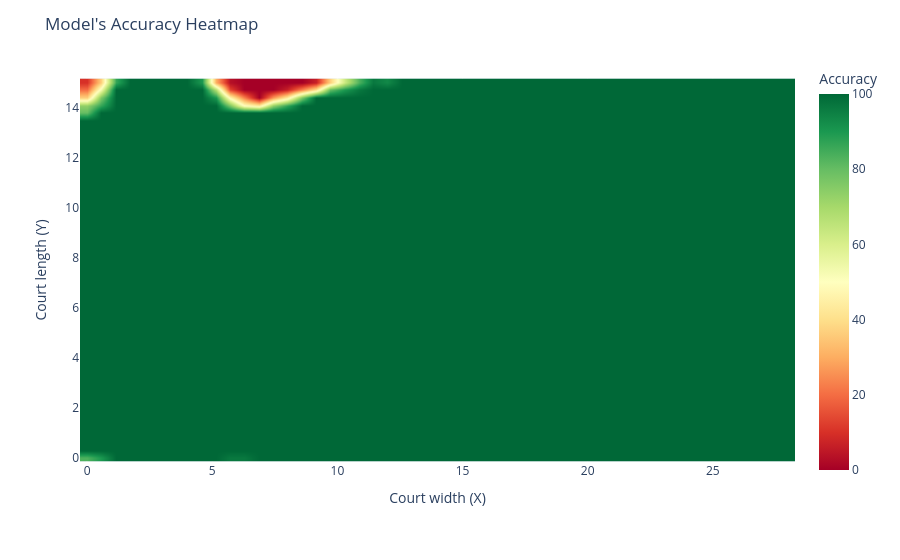

Source (notebook cell):
### Code cell
fig = px.imshow(
        accuracy_matrix.T,
        labels=dict(x="Court width (X)", y="Court length (Y)", color="Accuracy"),
        x=np.linspace(0, 28, accuracy_matrix.shape[0]),
        y=np.linspace(0, 15, accuracy_matrix.shape[1]),
        color_continuous_scale="RdYlGn",
        origin='lower'
)
fig.update_layout(title="Model's Accuracy Heatmap")
fig.update_traces(zsmooth='best')
fig.show()

### Figure 1 — Plotly figure (JSON) as saved in the notebook; plotly's stock layout.template omitted (floating-point values rounded to 4 significant figures; data arrays with more than 128 entries replaced by an {"elided": "..."} marker saying what was removed)
{"data": [{"coloraxis": "coloraxis", "hovertemplate": "Court width (X): %{x}<br>Court length (Y): %{y}<br>Accuracy: %{z}<extra></extra>", "name": "0", "type": "heatmap", "x": [0.0, 0.5714, 1.143, 1.714, 2.286, 2.857, 3.429, 4.0, 4.571, 5.143, 5.714, 6.286, 6.857, 7.429, 8.0, 8.571, 9.143, 9.714, 10.29, 10.86, 11.43, 12.0, 12.57, 13.14, 13.71, 14.29, 14.86, 15.43, 16.0, 16.57, 17.14, 17.71, 18.29, 18.86, 19.43, 20.0, 20.57, 21.14, 21.71, 22.29, 22.86, 23.43, 24.0, 24.57, 25.14, 25.71, 26.29, 26.86, 27.43, 28.0], "xaxis": "x", "y": [0.0, 0.3061, 0.6122, 0.9184, 1.224, 1.531, 1.837, 2.143, 2.449, 2.755, 3.061, 3.367, 3.673, 3.98, 4.286, 4.592, 4.898, 5.204, 5.51, 5.816, 6.122, 6.429, 6.735, 7.041, 7.347, 7.653, 7.959, 8.265, 8.571, 8.878, 9.184, 9.49, 9.796, 10.1, 10.41, 10.71, 11.02, 11.33, 11.63, 11.94, 12.24, 12.55, 12.86, 13.16, 13.47, 13.78, 14.08, 14.39, 14.69, 15.0], "yaxis": "y", "z": {"elided": "50x50 float values"}, "zsmooth": "best"}], "layout": {"coloraxis": {"colorbar": {"title": {"text": "Accuracy"}}, "colorscale": [[0, "rgb(165,0,38)"], [0.1, "rgb(215,48,39)"], [0.2, "rgb(244,109,67)"], [0.3, "rgb(253,174,97)"], [0.4, "rgb(254,224,139)"], [0.5, "rgb(255,255,191)"], [0.6, "rgb(217,239,139)"], [0.7, "rgb(166,217,106)"], [0.8, "rgb(102,189,99)"], [0.9, "rgb(26,152,80)"], [1, "rgb(0,104,55)"]]}, "margin": {"t": 60}, "title": {"text": "Model's Accuracy Heatmap"}, "xaxis": {"anchor": "y", "constrain": "domain", "domain": [0, 1], "scaleanchor": "y", "title": {"text": "Court width (X)"}}, "yaxis": {"anchor": "x", "autorange": true, "constrain": "domain", "domain": [0, 1], "title": {"text": "Court length (Y)"}}}}
